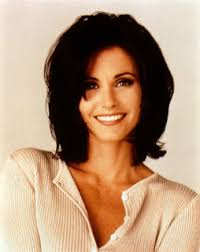
#> input picture coco.jpg, 200 x 252 px
$ python IEEE_ML_Task1.py
#> lines starting #> are read from the running program, lines starting #| are printed output that depends on the picture
import cv2
import numpy as np
import matplotlib.pyplot as plt
image1 = cv2.imread('coco.jpg',cv2.IMREAD_COLOR) #reading the image
#> image1 is the input picture: shape (252, 200, 3); mean B, G, R 121.9, 147.8, 178.4
image2 = cv2.imread('jenan.jpg',cv2.IMREAD_COLOR) #reading the image
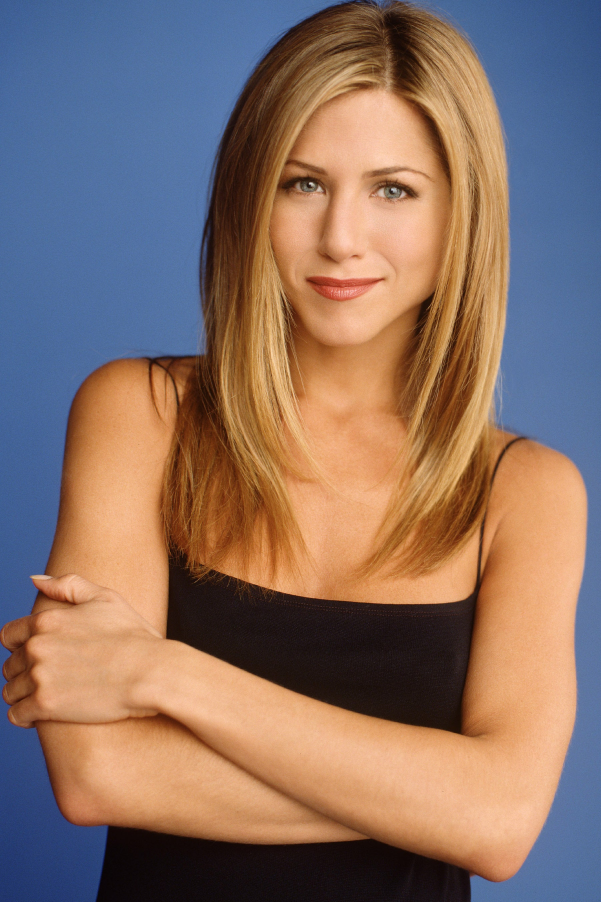
#> input picture jenan.jpg, 1803 x 2705 px (shown at 1/3 size)
#> image2 is the input picture: shape (2705, 1803, 3); mean B, G, R 102.6, 112.7, 137.7
swap_f1 = image2[20:140, 30:120]
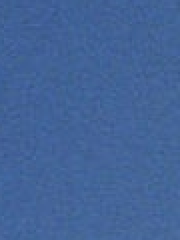
#> swap_f1: shape (120, 90, 3) (shown 2 times larger); mean B, G, R 151.8, 99.5, 66.6
#> (the run stopped early here; a loop or call above may not have finished)
